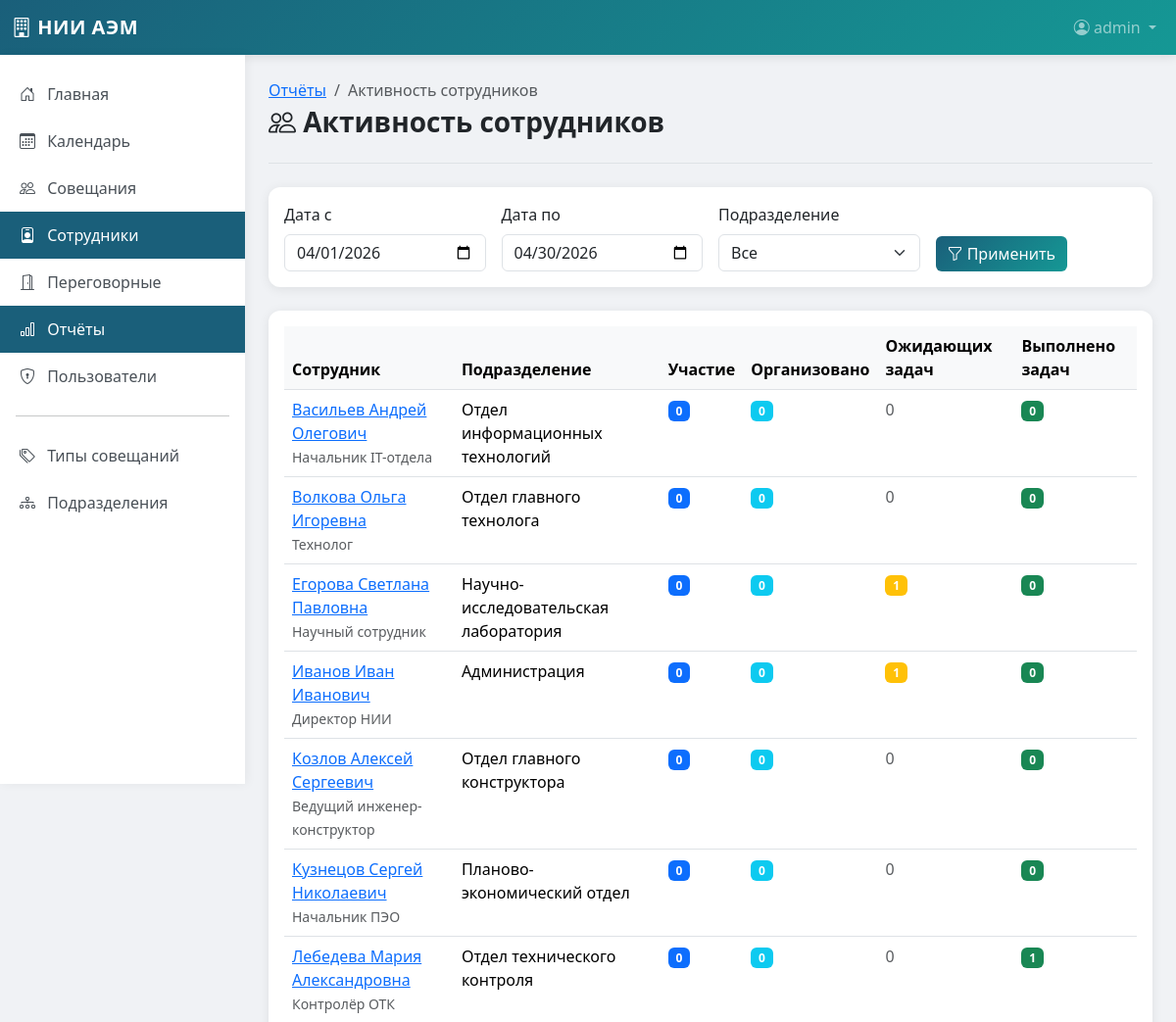
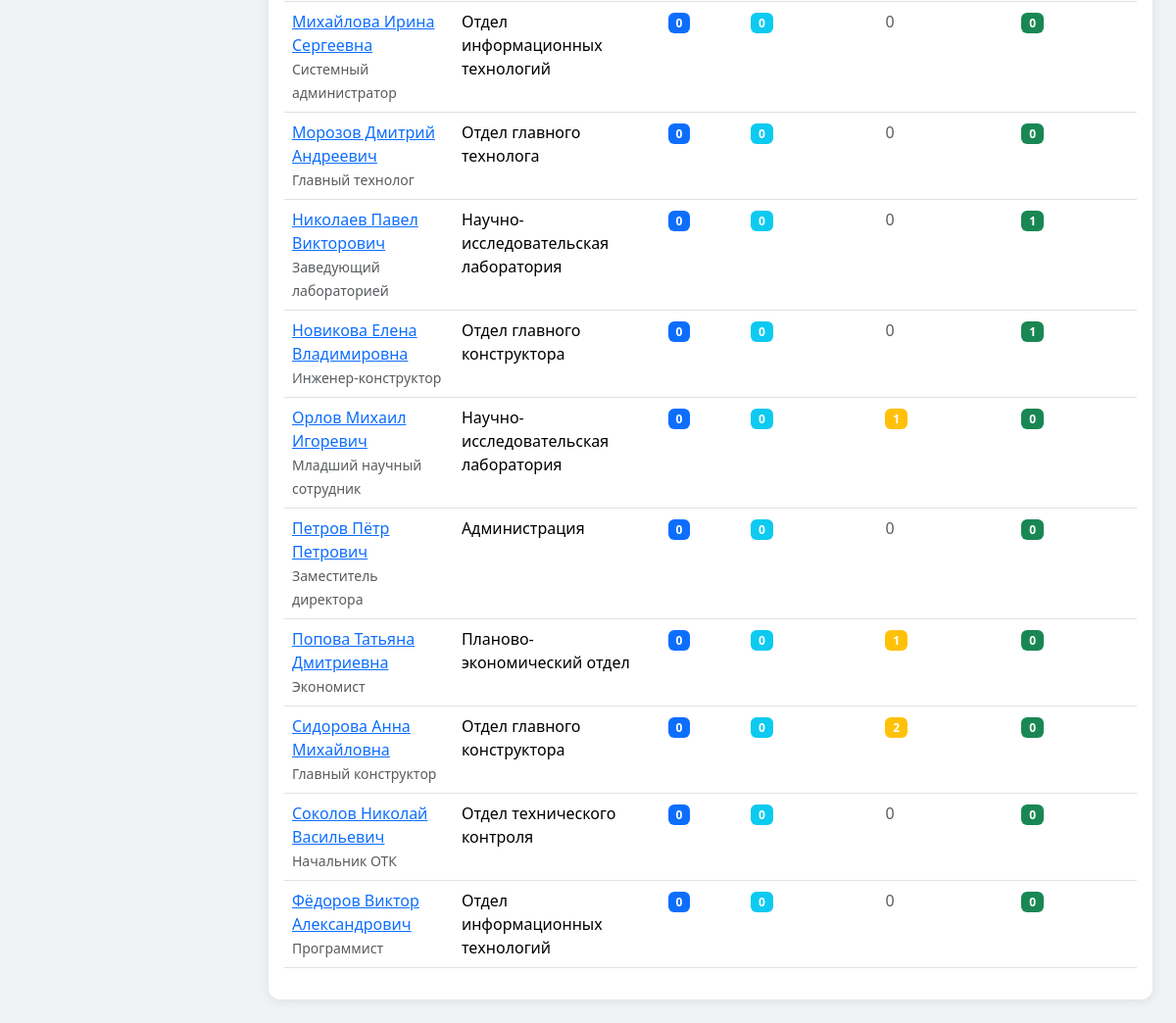
/reports/employees (signed in), run on the app's committed database (2 pictures, top to bottom).
### app/models.py (models this page shows, shortened)
class User(UserMixin, db.Model):
    id = db.Column(db.Integer, primary_key=True)
    username = db.Column(db.String(64), unique=True, nullable=False, index=True)
    email = db.Column(db.String(120), unique=True, nullable=False, index=True)
    password_hash = db.Column(db.String(256))
    role = db.Column(db.String(20), default='user')  # admin, manager, user
    employee_id = db.Column(db.Integer, db.ForeignKey('employee.id'), nullable=True)
    is_active = db.Column(db.Boolean, default=True)  # True = активен, False = заблокирован
    created_at = db.Column(db.DateTime, default=lambda: datetime.now(timezone.utc))
    employee = db.relationship('Employee', backref='user_account', uselist=False)
    def is_admin(self):
        return self.role == 'admin'

class Employee(db.Model):
    id = db.Column(db.Integer, primary_key=True)
    last_name = db.Column(db.String(100), nullable=False)
    first_name = db.Column(db.String(100), nullable=False)
    middle_name = db.Column(db.String(100))
    position = db.Column(db.String(200), nullable=False)
    department_id = db.Column(db.Integer, db.ForeignKey('department.id'))
    email = db.Column(db.String(120), unique=True)
    phone = db.Column(db.String(20))
    office = db.Column(db.String(20))
    is_active = db.Column(db.Boolean, default=True)
    created_at = db.Column(db.DateTime, default=lambda: datetime.now(timezone.utc))
    organized_meetings = db.relationship('Meeting', backref='organizer', lazy='dynamic',
                                        foreign_keys='Meeting.organizer_id')
    @property
    def full_name(self):
        if self.middle_name:
            return f'{self.last_name} {self.first_name} {self.middle_name}'
        return f'{self.last_name} {self.first_name}'

class Department(db.Model):
    id = db.Column(db.Integer, primary_key=True)
    name = db.Column(db.String(200), nullable=False)
    code = db.Column(db.String(20), unique=True, nullable=False)
    description = db.Column(db.Text)
    head_id = db.Column(db.Integer, db.ForeignKey('employee.id'), nullable=True)
    employees = db.relationship('Employee', backref='department', lazy='dynamic',
                               foreign_keys='Employee.department_id')

### app/routes/reports.py (the view)
@bp.route('/employees')
@login_required
def employees_report():
    date_from = request.args.get('date_from', '')
    date_to = request.args.get('date_to', '')
    department_id = request.args.get('department_id', type=int)
    if not date_from:
        today = date.today()
        date_from = date(today.year, today.month, 1).strftime('%Y-%m-%d')
    if not date_to:
        today = date.today()
        next_month = today.replace(day=28) + timedelta(days=4)
        date_to = (next_month - timedelta(days=next_month.day)).strftime('%Y-%m-%d')
    try:  # Fix #7
        from_date = datetime.strptime(date_from, '%Y-%m-%d').date()
        to_date = datetime.strptime(date_to, '%Y-%m-%d').date()
    except ValueError:
        from flask import flash
        flash('Некорректный формат даты', 'warning')
        from_date = date.today().replace(day=1)
        to_date = date.today()
    query = Employee.query.filter_by(is_active=True)
    if department_id:
        query = query.filter(Employee.department_id == department_id)
    employees = query.order_by(Employee.last_name).all()
    employee_stats = []
    for emp in employees:
        participated = emp.meetings.filter(
            Meeting.date >= from_date,
            Meeting.date <= to_date,
            Meeting.status != 'cancelled'
        ).count()
        organized = emp.organized_meetings.filter(
            Meeting.date >= from_date,
            Meeting.date <= to_date,
            Meeting.status != 'cancelled'
        ).count()
        pending_tasks = sum(1 for t in emp.assigned_tasks
                          if t.status in ['pending', 'in_progress'])
        completed_tasks = sum(1 for t in emp.assigned_tasks
                            if t.status == 'completed')
        employee_stats.append({
            'employee': emp,
            'participated': participated,
            'organized': organized,
            'pending_tasks': pending_tasks,
            'completed_tasks': completed_tasks
        })
    employee_stats.sort(key=lambda x: x['participated'] + x['organized'], reverse=True)
    departments = Department.query.all()
    return render_template('reports/employees.html',
                          employee_stats=employee_stats,
                          departments=departments,
                          date_from=date_from,
                          date_to=date_to)

### app/models.py (called while the page is built)
@login_manager.user_loader
def load_user(id):
    return User.query.get(int(id))

### app/templates/reports/employees.html (shortened to what this page needs)
{% extends "base.html" %}
{% block content %}
<div class="page-header">
    <nav aria-label="breadcrumb">
        <ol class="breadcrumb mb-1">
            <li class="breadcrumb-item"><a href="{{ url_for('reports.index') }}">Отчёты</a></li>
            <li class="breadcrumb-item active">Активность сотрудников</li>
        </ol>
    </nav>
    <h1><i class="bi bi-people"></i> Активность сотрудников</h1>
</div>
<div class="card mb-4">
    <div class="card-body">
        <form method="GET" class="row g-3">
            <div class="col-md-3">
                <label class="form-label">Дата с</label>
                <input type="date" class="form-control" name="date_from" value="{{ date_from }}">
            </div>
            <div class="col-md-3">
                <label class="form-label">Дата по</label>
                <input type="date" class="form-control" name="date_to" value="{{ date_to }}">
            </div>
            <div class="col-md-3">
                <label class="form-label">Подразделение</label>
                <select class="form-select" name="department_id">
                    <option value="">Все</option>
                </select>
            </div>
            <div class="col-md-3 d-flex align-items-end">
                <button type="submit" class="btn btn-primary">
                    <i class="bi bi-funnel"></i> Применить
                </button>
            </div>
        </form>
    </div>
</div>
<div class="card">
    <div class="card-body">
        {% if employee_stats %}
        <div class="table-responsive">
            <table class="table table-hover">
                <thead>
                    <tr>
                        <th>Сотрудник</th>
                        <th>Подразделение</th>
                        <th>Участие</th>
                        <th>Организовано</th>
                        <th>Ожидающих задач</th>
                        <th>Выполнено задач</th>
                    </tr>
                </thead>
                <tbody>
                    {% for item in employee_stats %}
                    <tr>
                        <td>
                            <a href="{{ url_for('employees.view', id=item.employee.id) }}">
                                {{ item.employee.full_name }}
                            </a>
                            <br><small class="text-muted">{{ item.employee.position }}</small>
                        </td>
                        <td>{{ item.employee.department.name if item.employee.department else '-' }}</td>
                        <td><span class="badge bg-primary">{{ item.participated }}</span></td>
                        <td><span class="badge bg-info">{{ item.organized }}</span></td>
                        <td>
                            {% if item.pending_tasks > 0 %}
                            <span class="badge bg-warning">{{ item.pending_tasks }}</span>
                            {% else %}
                            <span class="text-muted">0</span>
                            {% endif %}
                        </td>
                        <td><span class="badge bg-success">{{ item.completed_tasks }}</span></td>
                    </tr>
                    {% endfor %}
                </tbody>
            </table>
        </div>
        {% else %}
        <p class="text-muted text-center mb-0">Нет данных</p>
        {% endif %}
    </div>
</div>
{% endblock %}

### app/templates/base.html (shortened to what this page needs)
<!DOCTYPE html>
<html lang="ru">
<head>
    <link href="https://cdn.jsdelivr.net/npm/bootstrap@5.3.2/dist/css/bootstrap.min.css" rel="stylesheet">
    <link href="https://cdn.jsdelivr.net/npm/bootstrap-icons@1.11.1/font/bootstrap-icons.css" rel="stylesheet">
    <link href="https://cdn.jsdelivr.net/npm/fullcalendar@6.1.10/index.global.min.css" rel="stylesheet">
</head>
<body>
    <nav class="navbar navbar-expand-lg navbar-dark">
        <div class="container-fluid">
            <a class="navbar-brand" href="{{ url_for('main.index') }}">
                <i class="bi bi-building"></i> НИИ АЭМ
            </a>
            <div class="collapse navbar-collapse" id="navbarNav">
                <ul class="navbar-nav ms-auto">
                    {% if current_user.is_authenticated %}
                    <li class="nav-item dropdown">
                        <a class="nav-link dropdown-toggle" href="#" id="userDropdown" role="button"
                           data-bs-toggle="dropdown" aria-expanded="false">
                            <i class="bi bi-person-circle"></i> {{ current_user.username }}
                        </a>
                    </li>
                    {% endif %}
                </ul>
            </div>
        </div>
    </nav>
    <div class="d-flex">
        {% if current_user.is_authenticated %}
        <nav class="sidebar d-none d-md-block">
            <ul class="nav flex-column">
                <li class="nav-item">
                    <a class="nav-link {{ 'active' if request.endpoint == 'main.index' }}"
                       href="{{ url_for('main.index') }}">
                        <i class="bi bi-house-door"></i> Главная
                    </a>
                </li>
                <li class="nav-item">
                    <a class="nav-link {{ 'active' if request.endpoint == 'main.calendar' }}"
                       href="{{ url_for('main.calendar') }}">
                        <i class="bi bi-calendar3"></i> Календарь
                    </a>
                </li>
                <li class="nav-item">
                    <a class="nav-link {{ 'active' if 'meetings' in request.endpoint }}"
                       href="{{ url_for('meetings.index') }}">
                        <i class="bi bi-people"></i> Совещания
                    </a>
                </li>
                <li class="nav-item">
                    <a class="nav-link {{ 'active' if 'employees' in request.endpoint }}"
                       href="{{ url_for('employees.index') }}">
                        <i class="bi bi-person-badge"></i> Сотрудники
                    </a>
                </li>
                <li class="nav-item">
                    <a class="nav-link {{ 'active' if 'rooms' in request.endpoint }}"
                       href="{{ url_for('rooms.index') }}">
                        <i class="bi bi-door-open"></i> Переговорные
                    </a>
                </li>
                <li class="nav-item">
                    <a class="nav-link {{ 'active' if 'reports' in request.endpoint }}"
                       href="{{ url_for('reports.index') }}">
                        <i class="bi bi-bar-chart"></i> Отчёты
                    </a>
                </li>
                {% if current_user.is_admin() %}
                <li class="nav-item">
                    <a class="nav-link {{ 'active' if 'admin' in request.endpoint }}"
                       href="{{ url_for('admin.users') }}">
                        <i class="bi bi-shield-lock"></i> Пользователи
                    </a>
                </li>
                {% endif %}
                <hr class="mx-3">
                <li class="nav-item">
                    <a class="nav-link" href="{{ url_for('meetings.types') }}">
                        <i class="bi bi-tags"></i> Типы совещаний
                    </a>
                </li>
                <li class="nav-item">
                    <a class="nav-link" href="{{ url_for('employees.departments') }}">
                        <i class="bi bi-diagram-3"></i> Подразделения
                    </a>
                </li>
            </ul>
        </nav>
        {% endif %}
        <main class="main-content flex-grow-1">
            {% block content %}{% endblock %}
        </main>
    </div>
</body>
</html>

### app/templates/base.html (style rules this page uses)
:root { --primary-color: #1a5f7a; --secondary-color: #159895; --accent-color: #57c5b6; --light-color: #f8f9fa; --dark-color: #212529; }
body { font-family: 'Segoe UI', Tahoma, Geneva, Verdana, sans-serif; background-color: #f0f2f5; min-height: 100vh; }
.navbar { background: linear-gradient(135deg, var(--primary-color), var(--secondary-color)); box-shadow: 0 2px 10px rgba(0,0,0,0.1); }
.navbar-brand { font-weight: 700; letter-spacing: 0.5px; }
.sidebar { background: white; box-shadow: 2px 0 10px rgba(0,0,0,0.05); min-height: calc(100vh - 56px); position: fixed; top: 56px; left: 0; width: 250px; z-index: 100; padding-top: 1rem; }
.sidebar .nav-link { color: #495057; padding: 0.75rem 1.25rem; border-radius: 0; transition: all 0.2s; }
.sidebar .nav-link.active { background-color: var(--primary-color); color: white; }
.sidebar .nav-link i { width: 24px; margin-right: 8px; }
.main-content { margin-left: 250px; padding: 1.5rem; min-height: calc(100vh - 56px); }
.card { border: none; border-radius: 12px; box-shadow: 0 2px 12px rgba(0,0,0,0.08); transition: transform 0.2s, box-shadow 0.2s; }
.btn-primary { background: linear-gradient(135deg, var(--primary-color), var(--secondary-color)); border: none; }
.table th { background-color: #f8f9fa; font-weight: 600; border-top: none; }
.page-header { margin-bottom: 1.5rem; padding-bottom: 1rem; border-bottom: 1px solid #dee2e6; }
.page-header h1 { font-size: 1.75rem; font-weight: 600; color: var(--dark-color); }

### data on the page
User: username "admin"
Employee: employee.full_name "Васильев Андрей Олегович", employee.position "Начальник IT-отдела"
Department: employee.department "Отдел информационных технологий" "Отдел информационных технологий" "Отдел информационных технологий"
Employee: employee.full_name "Волкова Ольга Игоревна", employee.position "Технолог"
Department: employee.department "Отдел главного технолога" "Отдел главного технолога"
Employee: employee.full_name "Егорова Светлана Павловна", employee.position "Научный сотрудник"
Department: employee.department "Научно-исследовательская лаборатория" "Научно-исследовательская лаборатория" "Научно-исследовательская лаборатория"
Employee: employee.full_name "Иванов Иван Иванович", employee.position "Директор НИИ"
Department: employee.department "Администрация" "Администрация"
Employee: employee.full_name "Козлов Алексей Сергеевич", employee.position "Ведущий инженер-конструктор"
Department: employee.department "Отдел главного конструктора" "Отдел главного конструктора" "Отдел главного конструктора"
Employee: employee.full_name "Кузнецов Сергей Николаевич", employee.position "Начальник ПЭО"
Department: employee.department "Планово-экономический отдел" "Планово-экономический отдел"
Employee: employee.full_name "Лебедева Мария Александровна", employee.position "Контролёр ОТК"
Department: employee.department "Отдел технического контроля" "Отдел технического контроля"
Employee: employee.full_name "Михайлова Ирина Сергеевна", employee.position "Системный администратор"
Employee: employee.full_name "Морозов Дмитрий Андреевич", employee.position "Главный технолог"
Employee: employee.full_name "Николаев Павел Викторович", employee.position "Заведующий лабораторией"
Employee: employee.full_name "Новикова Елена Владимировна", employee.position "Инженер-конструктор"
Employee: employee.full_name "Орлов Михаил Игоревич", employee.position "Младший научный сотрудник"
Employee: employee.full_name "Петров Пётр Петрович", employee.position "Заместитель директора"
Employee: employee.full_name "Попова Татьяна Дмитриевна", employee.position "Экономист"
Employee: employee.full_name "Сидорова Анна Михайловна", employee.position "Главный конструктор"
Employee: employee.full_name "Соколов Николай Васильевич", employee.position "Начальник ОТК"
Employee: employee.full_name "Фёдоров Виктор Александрович", employee.position "Программист"

### other printed values
{{ item.participated }} "0" "0" "0" "0" "0" "0" "0" "0" "0" "0" "0" "0" "0" "0" "0" "0" "0"
{{ item.organized }} "0" "0" "0" "0" "0" "0" "0" "0" "0" "0" "0" "0" "0" "0" "0" "0" "0"
{{ item.completed_tasks }} "0" "0" "0" "0" "0" "0" "1" "0" "0" "1" "1" "0" "0" "0" "0" "0" "0"
{{ item.pending_tasks }} "1" "1" "1" "1" "2"
